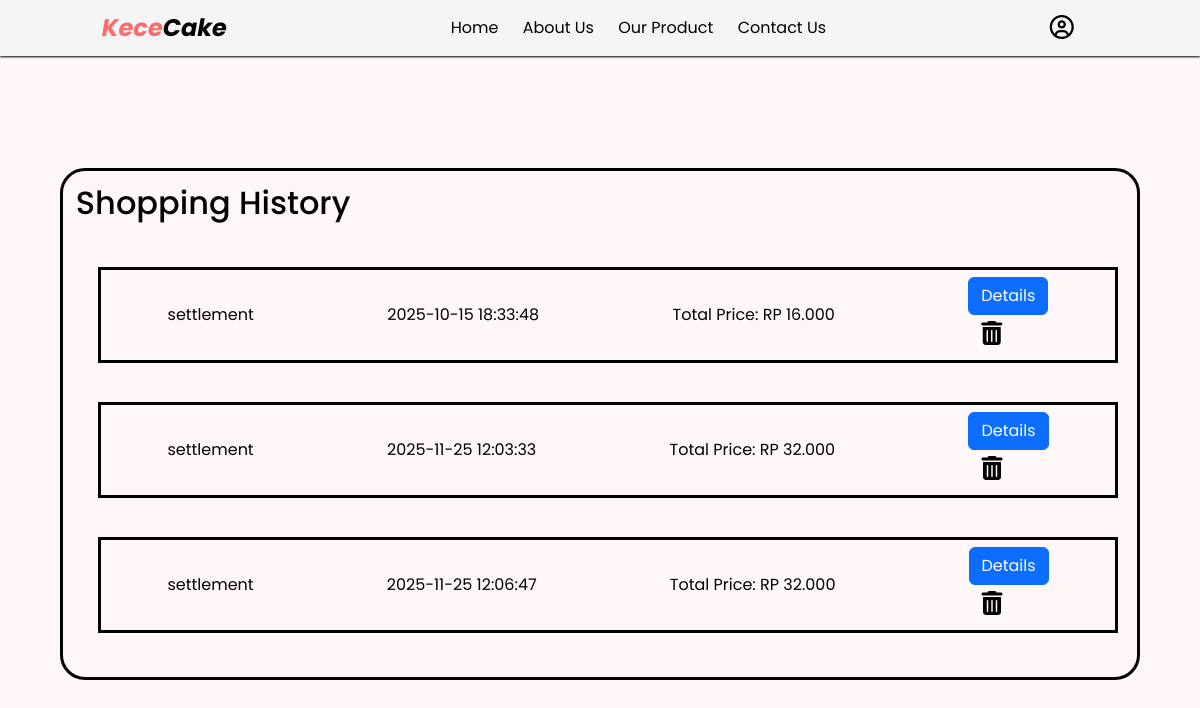
/php/Shoppinghistory.php, run on the app's committed database.
### tables this page shows
CREATE TABLE `orders` (
  `id` int(11) NOT NULL,
  `Order_id` varchar(255) NOT NULL,
  `Total_price` varchar(255) NOT NULL,
  `Order_status` varchar(255) NOT NULL,
  `Payment_type` varchar(255) NOT NULL,
  `Transaction_time` varchar(255) NOT NULL,
  `Customer_name` varchar(255) NOT NULL,
  `Customer_email` varchar(255) NOT NULL,
  `Customer_phone` varchar(255) NOT NULL
);

### php/System/system.php (called while the page is built, shortened)
<?php
class Database {
        private ?string
        $host = null,
        $port = null,
        $user = null,
        $password = null,
        $location = null;
        public function __construct($host, $port, $user, $password, $location){
            $this->host = $host;
            $this->port = $port;
            $this->user = $user;
            $this->password = $password;
            $this->location = $location;
        }
        public function connectDb()
        {
            try {
                return new PDO(
                    "mysql:host={$this->host}:{$this->port};dbname={$this->location}",
                    $this->user,
                    $this->password
                );
            } catch (PDOException $err) {
                return null;
            }
        }
    public function getorders()
        {
        $db = $this->connectDb();
        $query = "SELECT * FROM orders";
        $results = $db->query($query);
        return $results;
        }
}
?>

### php/Shoppinghistory.php (the view, shortened to what this page needs)
<?php
require "System/system.php";
$listorder = $auth->getorders();
?>
<!DOCTYPE html>
<html lang="en">
  <head>
    <link
      href="https://cdn.jsdelivr.net/npm/bootstrap@5.3.7/dist/css/bootstrap.min.css"
      rel="stylesheet"
    />
    <link rel="stylesheet" href="../css/Shoppinghistory.css" />
    <link rel="stylesheet" href="../css/Responsive/Shoppinghistory.css">
  </head>
  <body>
    <div class="navbar">
      <a href="Afterloginindex.php">
        <div class="navbar-left"><span>Kece</span>Cake</div>
      </a>
      <div id="navlist" class="navbar-middle">
        <ul>
          <a href="Afterloginindex.php#"><li>Home</li></a>
          <a href="Afterloginindex.php#aboutus"><li>About Us</li></a>
          <a href="Afterloginindex.php#ourproduct"><li>Our Product</li></a>
          <a href="Afterloginindex.php#contactus"><li>Contact Us</li></a>
        </ul>
      </div>
      <div class="navbar-right">
        <ul>
          <li>
            <a href="#" class="btn-signup signup"><i class="fa-regular fa-circle-user fa-xl"></i></a>
          </li>
        </ul>
      </div>
    </div>
    <div class="containerr">
      <div class="historyshopping">
        <h2>Shopping History</h2>
        <div class="containerproduct">
        <?php foreach($listorder as $hasillistorder): ?>
          <div class="product">
            <div class="status">
              <p><?= $hasillistorder["Order_status"]?></p>
            </div>
            <div class="Datecheckout">
              <p><?= $hasillistorder["Transaction_time"]?></p>
            </div>
            <div class="price">
              <p>Total Price: RP <span><?= number_format($hasillistorder["Total_price"], 0, ",", ".")?></span></p>
            </div>
            <div class="button">
              <form action="" method="get">
                <a href="Invoice.php?id=<?= $hasillistorder["Order_id"] ?>" class="btn btn-primary">Details</a>
              </form>
              <form action="" method="post">
                <button class="btn" name="deleteorders">
                  <i class="fa-solid fa-trash-can fa-xl"></i>
                </button>
              </form>
            </div>
          </div>
        <?php endforeach; ?>
        </div>
      </div>
    </div>
  </body>
</html>

### css/Shoppinghistory.css (style rules this page uses)
* { margin: 0; padding: 0; color: black; list-style-type: none; --primary_btn: rgba(255, 107, 107, 1); --bg_color: rgba(255, 247, 247, 1); font-family: "poppins", sans-serif; }
.navbar { display: flex; justify-content: space-around; background-color: whitesmoke; height: 3.5rem; align-items: center; box-shadow: 0px 1.4px 2px black; }
.navbar a { text-decoration: none; }
.navbar .navbar-left { font-size: 1.5rem; padding: 0; font-weight: bold; font-style: italic; }
.navbar .navbar-left span { color: var(--primary_btn); }
.navbar .navbar-middle ul li { display: inline-block; padding-left: 20px; }
.navbar .navbar-middle ul { padding: 0; margin: 0; }
.navbar .navbar-right ul li { display: inline-block; padding-left: 20px; }
.navbar .navbar-right ul { padding: 0; margin: 0; }
.containerr { width: 100%; height: 92dvh; background-color: var(--bg_color); display: flex; align-items: center; justify-content: center; }
.containerr .historyshopping { border: 0.2rem solid black; width: 90%; height: 32rem; border-radius: 25px; }
.containerr .historyshopping h2 { margin: 0.8rem; }
.containerr .containerproduct { height: 80%; display: flex; justify-content: space-around; flex-wrap: wrap; overflow-y: auto; overflow-x: hidden; scroll-behavior: smooth; box-sizing: border-box; }
.containerr .historyshopping .containerproduct .product { width: 95%; height: 6rem; border: 3px solid black; margin-top: 2rem; margin-left: 1rem; display: flex; align-items: center; justify-content: space-around; }
.containerr .historyshopping .containerproduct p { margin-bottom: 0; }

### css/Responsive/Shoppinghistory.css (style rules this page uses)
* { margin: 0; padding: 0; box-sizing: border-box; }

### data on the page
orders: Order_status "settlement", Transaction_time "2025-10-15 18:33:48", Total_price "16.000"
orders: Order_status "settlement", Transaction_time "2025-11-25 12:03:33", Total_price "32.000"
orders: Order_status "settlement", Transaction_time "2025-11-25 12:06:47", Total_price "32.000"
